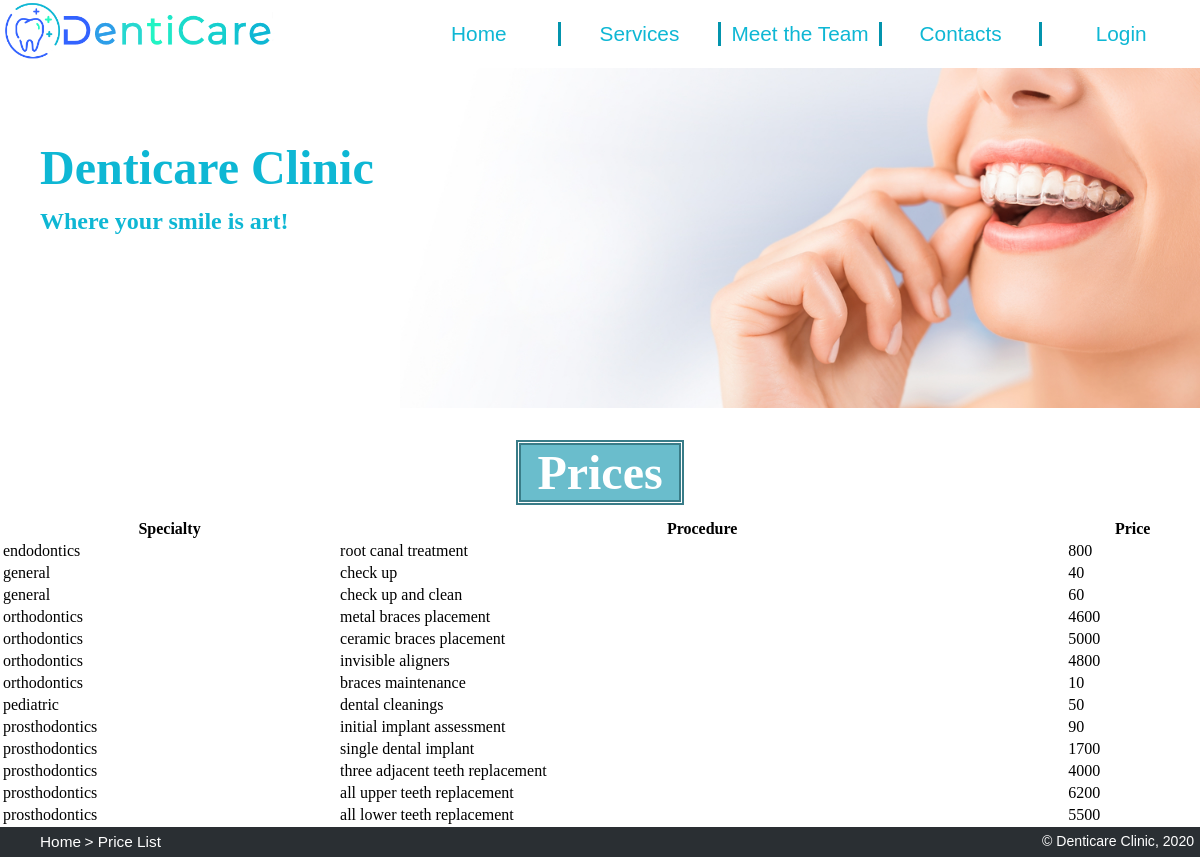
The app's page /servicePrice.php with its own data.
### tables this page shows
CREATE TABLE service (
    procedure_name text PRIMARY KEY,
    price float NOT NULL CHECK(price > 0),
    specialty_type text NOT NULL REFERENCES specialty
);

### database/service.php (called while the page is built, shortened)
<?php
    function getAllServices() {
        global $dbh;
        $stmt = $dbh->prepare('SELECT * FROM service ORDER BY specialty_type');
        $stmt->execute();
        return $stmt->fetchAll();
    }
?>

### servicePrice.php (the view)
<?php
    require_once('database/init.php');
    require_once('database/service.php');
    $services = getAllServices();
    require_once('templates/main_header_tpl.php');
?>
    <h1 id="tableTitle"> Prices </h1>
    <table>
        <tr>
            <th scope="col"> Specialty </th> <th scope="col"> Procedure </th> <th scope="col"> Price </th>
        </tr>
        <?php foreach ($services as $service) {?>
                <tr>
                    <td> <?php echo $service['specialty_type'] ?> </td>
                    <td> <?php echo $service['procedure_name'] ?> </td>
                    <td id="price"> <?php echo $service['price'] ?> </td>
                </tr>
        <?php } ?>
    </table>
    <?php require_once('templates/footer_tpl.php'); ?>

### templates/main_header_tpl.php (shortened to what this page needs)
<!DOCTYPE html>
<html lang="en">
<head>
    <link href="css/style.css" rel="stylesheet">
    <link href="css/layout.css" rel="stylesheet">
    <link href="css/priceTable.css" rel="stylesheet">
</head>
<body>
    <header>
        <a href='index.php' title="Home">
            <img src="images/Logo.png" alt="Dentist Clinic Logo" id="logo_img">
        </a>
        <nav>
            <ul>
                <li><a href='index.php' title="Home"> Home </a></li>
                <li><a href='index.php#services' title="Services"> Services </a></li>
                <li><a href='index.php#team' title="Team"> Meet the Team </a></li>
                <li><a href='index.php#contacts' title="Contacts"> Contacts </a></li>
                <?php if (isset($_SESSION['id'])) { ?>
                    <li><a href='action_decideProfile.php'> Profile </a></li>
                <?php } else { ?>
                    <li><a href="login.php"> Login </a></li>
                <?php } ?>
            </ul>
        </nav>
        <h1> Denticare Clinic </h1>
        <h2> Where your smile is art! </h2>
        <img src="images/header.jpg" alt="A crew happy to give you the perfect smile." id="beauty">
    </header>

### templates/footer_tpl.php (shortened to what this page needs)
    <footer>
        <ul class="breadcrumb">
            <?php if ($_SERVER['PHP_SELF'] == '/servicePrice.php') { ?>
                <li><a href="index.php"> Home </a></li>
                <li> Price List </li>
            <?php } ?>
        </ul>
        <p>&copy; Denticare Clinic, 2020</p>
    </footer>
</body>
</html>

### css/style.css (style rules this page uses)
html { background: url(https://media.istockphoto.com/vectors/abstract-white-gray-background-with-clean-smooth-soft-wave-vector-vector-id915242162?k=6&m=915242162&s=170667a&w=0&h=4WM4DJV-ZH4vGMzR6MZ9FEHTHWEkW3EGcwXswC1MwlI=) no-repeat center center fixed; -webkit-background-size: cover; -moz-background-size: cover; -o-background-size: cover; background-size: cover; scroll-behavior: smooth; }
body>header { background-color: rgb(255, 255, 255); color: rgb(14, 183, 212); }
body>header img:first-child { height: 4em; }
body>header ul { height: auto; margin: 0; padding: 0; }
body>header li { background-color: white; text-align: center; list-style-type: none; font-family: Arial, Helvetica, sans-serif; font-size: 130%; border-right: 3px solid rgb(3, 148, 173); }
body>header li:last-child { border-right: 0px solid white; }
body>header a { color: rgb(14, 183, 212); text-decoration: none; }
body>header h1 { padding-left: 10%; padding-top: 10%; font-family: 'Bookman'; font-size: 300%; }
body>header h2 { padding-left: 10%; padding-top: 30%; font-family: 'Bookman'; }
#beauty { width: 100%; height: auto; }
#contacts p, li { font-family: Arial, Helvetica, sans-serif; text-align: center; }
footer { background-color: #2A2F33; color: white; width:100%; font-size: 80%; font-family: Arial, Helvetica, sans-serif; }
footer p { margin:0; margin-right: 1%; margin-top:1%; text-align: right; font-size: 110%; }
footer p, ul { padding-bottom: 1%; }
footer>ul.breadcrumb { margin: 0; margin-top:1%; }
footer>ul.breadcrumb li { display: inline-block; font-size: 120%; }
footer>ul.breadcrumb li+li:before { content: " \003E \0020"; }
footer>ul.breadcrumb li a { color: white; text-decoration: none; }

### css/layout.css (style rules this page uses)
body { width: 100%; margin: 0; padding: 0; display: grid; grid-template-rows: [start] auto [first] auto [services] 10fr [end]; }
body>header { grid-row: start/first; }
body>header { display: grid; grid-template-columns: [logo] 1fr [menu] 2fr [end]; grid-template-rows: auto auto; }
header>nav { align-self: center; }
body>header img:first-child { grid-column: logo/menu; grid-row: 1; justify-self: left; }
body>header nav { grid-column: menu/end; grid-row: 1; }
#beauty { grid-column: menu/end; grid-row: 2; }
body>header h1 { grid-column: logo/menu; grid-row: 2; }
body>header h2 { grid-column: logo/menu; grid-row: 2; }
body>header ul { display: flex; flex-direction: row; justify-content: center; }
body>header li { flex: 1; }
footer { display: grid; grid-template-rows: [start] auto [end]; }
footer>ul { grid-row: start/end; }
footer>p { grid-row: start/end; }

### css/priceTable.css (style rules this page uses)
#tableTitle { font-size: 300%; margin-left: 43%; margin-right: 43%; margin-bottom: 1%; text-align: center; background: rgba(96, 185, 201, 0.932); background-clip: content-box; color: white; border: 5px double rgb(57, 124, 136); }

### records on screen
service: specialty_type "endodontics", procedure_name "root canal treatment", price "800"
service: specialty_type "general", procedure_name "check up", price "40"
service: specialty_type "general", procedure_name "check up and clean", price "60"
service: specialty_type "orthodontics", procedure_name "metal braces placement", price "4600"
service: specialty_type "orthodontics", procedure_name "ceramic braces placement", price "5000"
service: specialty_type "orthodontics", procedure_name "invisible aligners", price "4800"
service: specialty_type "orthodontics", procedure_name "braces maintenance", price "10"
service: specialty_type "pediatric", procedure_name "dental cleanings", price "50"
service: specialty_type "prosthodontics", procedure_name "initial implant assessment", price "90"
service: specialty_type "prosthodontics", procedure_name "single dental implant", price "1700"
service: specialty_type "prosthodontics", procedure_name "three adjacent teeth replacement", price "4000"
service: specialty_type "prosthodontics", procedure_name "all upper teeth replacement", price "6200"
service: specialty_type "prosthodontics", procedure_name "all lower teeth replacement", price "5500"
